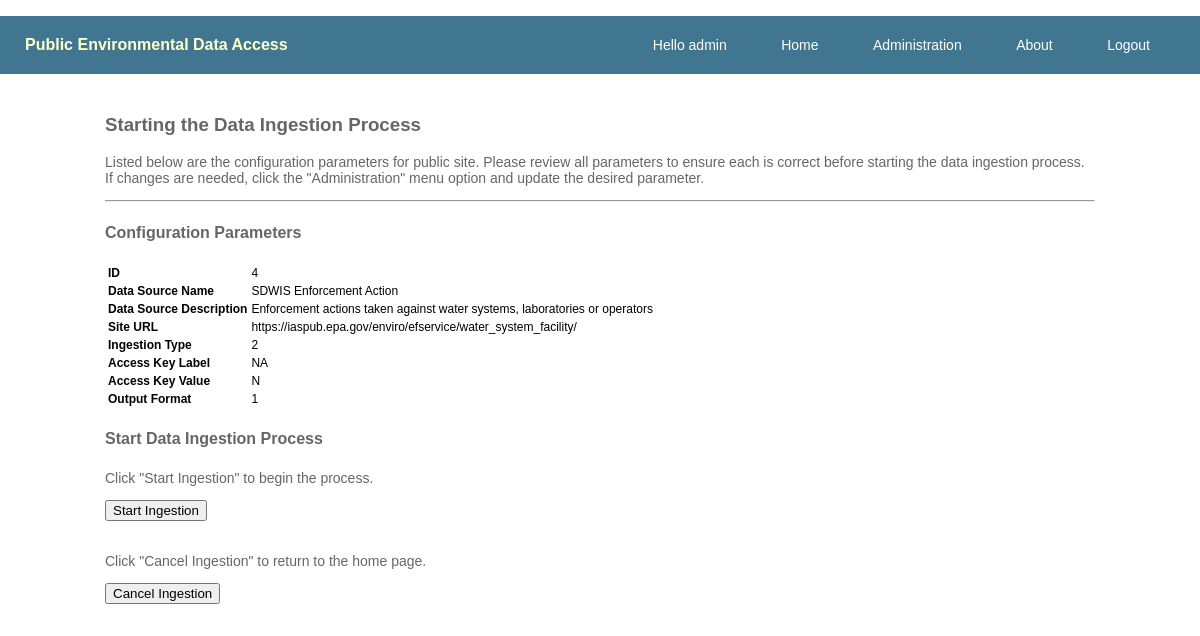
Page /ingest/?id=4 (signed in) on the committed database.
### app_model/models.py (models this page shows)
class ingest_configs(models.Model):
    data_source_name = models.CharField(max_length=60)
    data_source_descr = models.CharField(max_length=254)
    ingest_url = models.URLField()
    ingest_type = models.IntegerField()
    access_key_label = models.CharField(max_length=30)
    access_key_value = models.CharField(max_length=254)
    ingest_format = models.IntegerField()

### api_ingest/views.py (the view)
# urls.py: url(r'^ingest/$', ingest_site),
@login_required()
def ingest_site(request):
    val = request.GET['id']
    values = get_ingest_site(val)
    return render(request, 'ingest.html', {'values':values})

### api_ingest/utils.py (called while the page is built)
def get_ingest_site(ingest_site_arg):
    from app_model.models import ingest_configs
    site = ingest_configs.objects.filter(id = ingest_site_arg)
    return(site)

### templates/ingest.html (shortened to what this page needs)
{% extends "base.html" %}
{% block content %}
<div class="content">
    <h3>Starting the Data Ingestion Process</h3>
    <p>
        Listed below are the configuration parameters for {{ item.data_source_name }} public site.  Please review all parameters
        to ensure each is correct before starting the data ingestion process.  If changes are needed, click the "Administration" menu option
        and update the desired parameter.
    </p>
    <hr>
    <h4>Configuration Parameters</h4>
    <table style="text-align:left;font-color:#666;font-size:12px">
        {% for item in values %}
        <tr>
            <th>ID</th>
            <td>{{item.id}}</td>
        </tr>
        <tr>
            <th>Data Source Name</th>
            <td>{{item.data_source_name}}</td>
        </tr>
        <tr>
            <th>Data Source Description</th>
            <td>{{item.data_source_descr}}</td>
        </tr>
        <tr>
            <th>Site URL</th>
            <td>{{item.ingest_url}}</td>
        </tr>
        <tr>
            <th>Ingestion Type</th>
            <td>{{item.ingest_type}}</td>
        </tr>
        <tr>
            <th>Access Key Label</th>
            <td>{{item.access_key_label}}</td>
        </tr>
        <tr>
            <th>Access Key Value</th>
            <td>{{item.access_key_value}}</td>
        </tr>
        <tr>
            <th>Output Format</th>
            <td>{{item.ingest_format}}</td>
        </tr>
    </table>
    <h4>Start Data Ingestion Process</h4>
    <p>Click "Start Ingestion" to begin the process.</p>
    <form action="/ingest_status/" style="color:blue;width=200px">
        <input type="submit" value="Start Ingestion">
    </form>
    <br>
    <p>Click "Cancel Ingestion" to return to the home page.</p>
    <form action="/index/" style="color:red;width=200px">
        <input type="submit" value="Cancel Ingestion">
    </form>
    {% endfor %}
</div>
{% endblock %}

### templates/base.html (shortened to what this page needs)
<!DOCTYPE html>
<html lang="en">
    <head>
        {% load staticfiles %}
        <link href="/static/css/styles.css" rel="stylesheet" type="text/css" />
    </head>
    <body>
        <ul class="nav">
            <div class="logo">
                Public Environmental Data Access
            </div>
            {% if user.is_authenticated %}
                <li>Hello {{ user.username }}</li>
                <li><a href="/index/">Home</a></li>
                <li><a href="/admin/" target="_blank">Administration</a></li>
                <li><a href="/about/">About</a></li>
                <li><a href="{% url 'logout' %}">Logout</a> </li>
            {% endif %}
        </ul>
        {% block content %}{% endblock %}
    </body>
</html>

### static/css/styles.css (style rules this page uses)
body { margin: 0; padding: 0; font-family: 'Arial','serif'; }
.nav { background-color: #417690; color: white; list-style: none; text-align: right; padding: 20px 0px 20px 0px; }
.nav > li { display: inline-block; padding; 0 25px 0 25px; font-size: 14px; margin-right: 50px; }
.nav > li > a { text-decoration: none; color: #ffffff; }
.logo { color: #ffc; float: left; padding-left: 25px; font-size: 16px; font-weight: bold; }
.content { background-color: #ffffff; text-align: left; margin-left: 100px; margin-right: 100px; padding: 5px; 5px; 5px; 5px; }
.content > h3 { color: #666; }
.content > h4 { color: #666; }
.content > p { color: #666; font-size: 14px; }

### rows in the picture
ingest_configs: id "4", data_source_name "SDWIS Enforcement Action", data_source_descr "Enforcement actions taken against water systems, laboratories or operators", ingest_url "https://iaspub.epa.gov/enviro/efservice/water_system_facility/", ingest_type "2", access_key_label "NA", access_key_value "N", ingest_format "1"

### other values in the picture
{{ user.username }} "admin"
